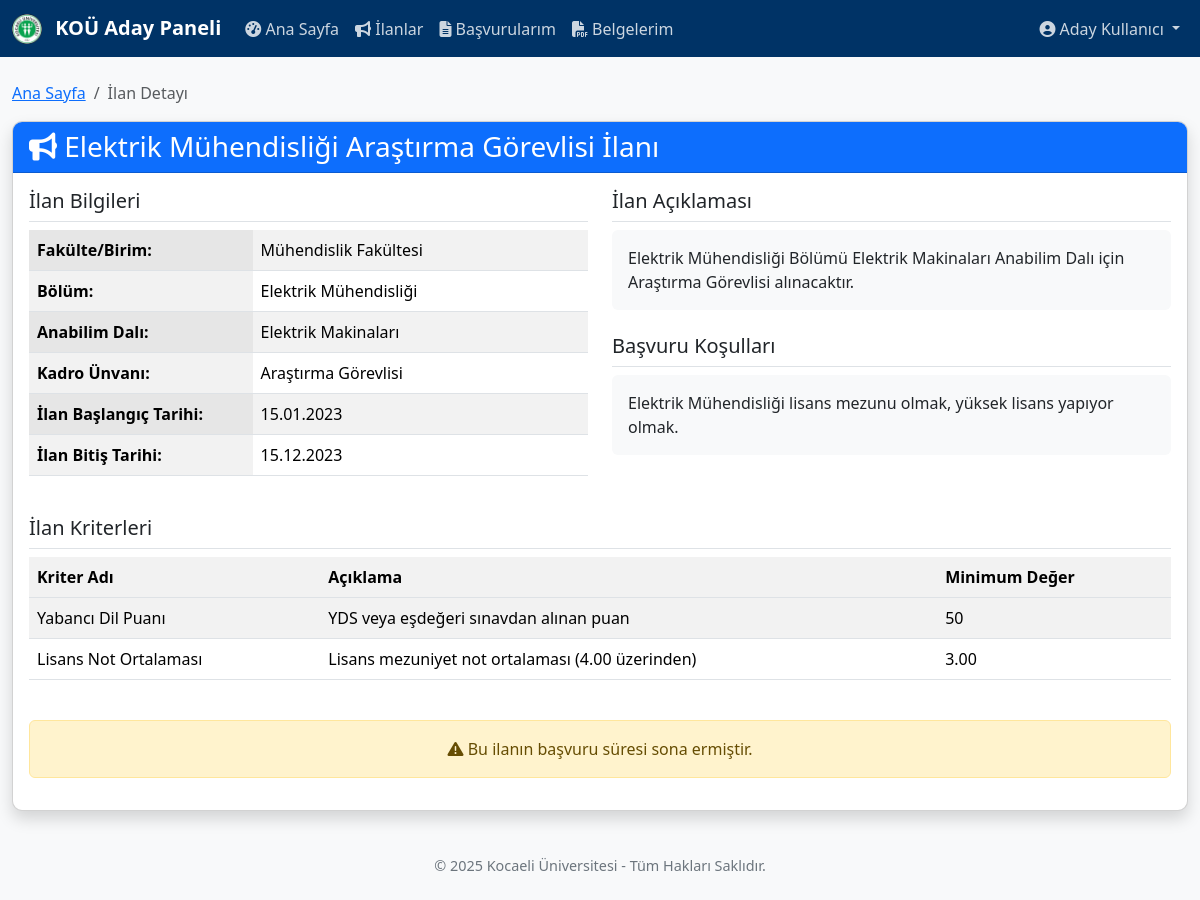
Screenshot of /aday/ilan_detay.php?id=2 (signed in) with the database file from the repository.
### tables this page shows
CREATE TABLE `ilanlar` (
  `id` int(11) NOT NULL AUTO_INCREMENT,
  `ilan_baslik` varchar(255) NOT NULL,
  `fakulte_birim` varchar(255) NOT NULL,
  `bolum` varchar(255) NOT NULL,
  `anabilim_dali` varchar(255) NOT NULL,
  `kadro_unvani` varchar(100) NOT NULL,
  `kadro_sayisi` int(11) NOT NULL DEFAULT 1,
  `ilan_aciklama` text DEFAULT NULL,
  `basvuru_kosullari` text DEFAULT NULL,
  `ozel_sartlar` text DEFAULT NULL,
  `ilan_baslangic_tarihi` date NOT NULL,
  `ilan_bitis_tarihi` date NOT NULL,
  `mulakat_tarihi` date DEFAULT NULL,
  `sonuc_tarihi` date DEFAULT NULL,
  `durum` enum('taslak','aktif','kapandi','iptal') NOT NULL DEFAULT 'aktif',
  `olusturan_id` int(11) NOT NULL,
  `olusturma_tarihi` datetime NOT NULL DEFAULT current_timestamp(),
  `guncelleyen_id` int(11) DEFAULT NULL,
  `guncelleme_tarihi` datetime DEFAULT NULL,
  PRIMARY KEY (`id`),
  KEY `olusturan_id` (`olusturan_id`),
  KEY `guncelleyen_id` (`guncelleyen_id`),
  CONSTRAINT `ilanlar_ibfk_1` FOREIGN KEY (`olusturan_id`) REFERENCES `kullanicilar` (`id`) ON DELETE CASCADE,
  CONSTRAINT `ilanlar_ibfk_2` FOREIGN KEY (`guncelleyen_id`) REFERENCES `kullanicilar` (`id`) ON DELETE SET NULL
);

CREATE TABLE `ilan_kriterleri` (
  `id` int(11) NOT NULL AUTO_INCREMENT,
  `ilan_id` int(11) NOT NULL,
  `kriter_adi` varchar(255) NOT NULL,
  `aciklama` text DEFAULT NULL,
  `minimum_deger` varchar(50) DEFAULT NULL,
  `agirlik` decimal(5,2) DEFAULT 1.00,
  `kategori` varchar(100) DEFAULT NULL,
  `siralama` int(11) DEFAULT 0,
  `ekleyen_id` int(11) NOT NULL,
  `eklenme_tarihi` datetime NOT NULL DEFAULT current_timestamp(),
  `guncelleme_tarihi` datetime DEFAULT NULL,
  PRIMARY KEY (`id`),
  KEY `ilan_id` (`ilan_id`),
  KEY `ekleyen_id` (`ekleyen_id`),
  CONSTRAINT `ilan_kriterleri_ibfk_1` FOREIGN KEY (`ilan_id`) REFERENCES `ilanlar` (`id`) ON DELETE CASCADE,
  CONSTRAINT `ilan_kriterleri_ibfk_2` FOREIGN KEY (`ekleyen_id`) REFERENCES `kullanicilar` (`id`) ON DELETE CASCADE
);

### aday/ilan_detay.php (the view, shortened to what this page needs)
<?php
include("../db_connection.php");
$ilan_id = $_GET['id'];
$user_id = $_SESSION['user_id'];
$sql = "SELECT * FROM ilanlar WHERE id = $ilan_id";
$result = mysqli_query($conn, $sql);
$ilan = mysqli_fetch_assoc($result);
$kriter_sql = "SELECT * FROM ilan_kriterleri WHERE ilan_id = $ilan_id";
$kriter_result = mysqli_query($conn, $kriter_sql);
$kriterler = mysqli_fetch_all($kriter_result, MYSQLI_ASSOC);
$basvuru_sql = "SELECT * FROM basvurular WHERE ilan_id = $ilan_id AND aday_id = $user_id";
$basvuru_result = mysqli_query($conn, $basvuru_sql);
$basvuru_yapilmis = (mysqli_num_rows($basvuru_result) > 0);
?>
<!DOCTYPE html>
<html lang="tr">
<head>
    <link rel="stylesheet" href="https://cdn.jsdelivr.net/npm/bootstrap@5.3.2/dist/css/bootstrap.min.css">
    <link rel="stylesheet" href="https://cdnjs.cloudflare.com/ajax/libs/font-awesome/6.4.2/css/all.min.css">
    <link rel="stylesheet" href="../style.css">
</head>
<body>
    <?php include("navbar.php"); ?>
    <div class="container mt-4">
        <div class="row">
            <div class="col-md-12">
                <nav aria-label="breadcrumb">
                    <ol class="breadcrumb">
                        <li class="breadcrumb-item"><a href="dashboard.php">Ana Sayfa</a></li>
                        <li class="breadcrumb-item active" aria-current="page">İlan Detayı</li>
                    </ol>
                </nav>
            </div>
        </div>
        <div class="row">
            <div class="col-md-12">
                <div class="card shadow">
                    <div class="card-header bg-primary text-white">
                        <h3 class="card-title mb-0"><i class="fas fa-bullhorn"></i> <?php echo $ilan['ilan_baslik']; ?></h3>
                    </div>
                    <div class="card-body">
                        <div class="row">
                            <div class="col-md-6">
                                <h5 class="border-bottom pb-2">İlan Bilgileri</h5>
                                <table class="table table-striped">
                                    <tr>
                                        <th width="40%">Fakülte/Birim:</th>
                                        <td><?php echo $ilan['fakulte_birim']; ?></td>
                                    </tr>
                                    <tr>
                                        <th>Bölüm:</th>
                                        <td><?php echo $ilan['bolum']; ?></td>
                                    </tr>
                                    <tr>
                                        <th>Anabilim Dalı:</th>
                                        <td><?php echo $ilan['anabilim_dali']; ?></td>
                                    </tr>
                                    <tr>
                                        <th>Kadro Ünvanı:</th>
                                        <td><?php echo $ilan['kadro_unvani']; ?></td>
                                    </tr>
                                    <tr>
                                        <th>İlan Başlangıç Tarihi:</th>
                                        <td><?php echo date('d.m.Y', strtotime($ilan['ilan_baslangic_tarihi'])); ?></td>
                                    </tr>
                                    <tr>
                                        <th>İlan Bitiş Tarihi:</th>
                                        <td><?php echo date('d.m.Y', strtotime($ilan['ilan_bitis_tarihi'])); ?></td>
                                    </tr>
                                </table>
                            </div>
                            <div class="col-md-6">
                                <h5 class="border-bottom pb-2">İlan Açıklaması</h5>
                                <div class="p-3 bg-light rounded">
                                    <?php echo nl2br($ilan['ilan_aciklama']); ?>
                                </div>
                                <h5 class="border-bottom pb-2 mt-4">Başvuru Koşulları</h5>
                                <div class="p-3 bg-light rounded">
                                    <?php echo nl2br($ilan['basvuru_kosullari']); ?>
                                </div>
                            </div>
                        </div>
                        <div class="row mt-4">
                            <div class="col-md-12">
                                <h5 class="border-bottom pb-2">İlan Kriterleri</h5>
                                <?php if (count($kriterler) > 0): ?>
                                    <div class="table-responsive">
                                        <table class="table table-striped table-hover">
                                            <thead>
                                                <tr>
                                                    <th>Kriter Adı</th>
                                                    <th>Açıklama</th>
                                                    <th>Minimum Değer</th>
                                                </tr>
                                            </thead>
                                            <tbody>
                                                <?php foreach ($kriterler as $kriter): ?>
                                                    <tr>
                                                        <td><?php echo $kriter['kriter_adi']; ?></td>
                                                        <td><?php echo $kriter['aciklama']; ?></td>
                                                        <td><?php echo $kriter['minimum_deger']; ?></td>
                                                    </tr>
                                                <?php endforeach; ?>
                                            </tbody>
                                        </table>
                                    </div>
                                <?php else: ?>
                                    <div class="alert alert-info">
                                        <i class="fas fa-info-circle"></i> Bu ilan için özel kriter bulunmamaktadır.
                                    </div>
                                <?php endif; ?>
                            </div>
                        </div>
                        <div class="row mt-4">
                            <div class="col-md-12 text-center">
                                <?php if ($basvuru_yapilmis): ?>
                                    <div class="alert alert-success">
                                        <i class="fas fa-check-circle"></i> Bu ilana daha önce başvuru yaptınız.
                                    </div>
                                    <a href="basvurularim.php" class="btn btn-info">
                                        <i class="fas fa-clipboard-list"></i> Başvurularımı Görüntüle
                                    </a>
                                <?php else: ?>
                                    <?php if (strtotime($ilan['ilan_bitis_tarihi']) >= strtotime(date('Y-m-d'))): ?>
                                        <a href="basvuru_yap.php?id=<?php echo $ilan_id; ?>" class="btn btn-success btn-lg">
                                            <i class="fas fa-file-alt"></i> Başvuru Yap
                                        </a>
                                    <?php else: ?>
                                        <div class="alert alert-warning">
                                            <i class="fas fa-exclamation-triangle"></i> Bu ilanın başvuru süresi sona ermiştir.
                                        </div>
                                    <?php endif; ?>
                                <?php endif; ?>
                            </div>
                        </div>
                    </div>
                </div>
            </div>
        </div>
    </div>
    <footer class="text-center mt-4 mb-4">
        <p>&copy; <?php echo date("Y"); ?> Kocaeli Üniversitesi - Tüm Hakları Saklıdır.</p>
    </footer>
</body>
</html>

### style.css (style rules this page uses)
body { background-color: #f8f9fa; font-family: "Segoe UI", Tahoma, Geneva, Verdana, sans-serif; }
.container { max-width: 1200px; }
.card { border-radius: 10px; overflow: hidden; margin-bottom: 20px; }
.card-header { font-weight: bold; }
footer { color: #6c757d; font-size: 0.9rem; }
.table th { background-color: #f2f2f2; }

### rows the page displays
ilanlar: ilan_baslik "Elektrik Mühendisliği Araştırma Görevlisi İlanı", fakulte_birim "Mühendislik Fakültesi", bolum "Elektrik Mühendisliği", anabilim_dali "Elektrik Makinaları", kadro_unvani "Araştırma Görevlisi", ilan_baslangic_tarihi "15.01.2023", ilan_bitis_tarihi "15.12.2023", ilan_aciklama "Elektrik Mühendisliği Bölümü Elektrik Makinaları Anabilim Dalı için Araştırma Görevlisi alınacaktır.", basvuru_kosullari "Elektrik Mühendisliği lisans mezunu olmak, yüksek lisans yapıyor olmak."
ilan_kriterleri: kriter_adi "Yabancı Dil Puanı", aciklama "YDS veya eşdeğeri sınavdan alınan puan", minimum_deger "50"
ilan_kriterleri: kriter_adi "Lisans Not Ortalaması", aciklama "Lisans mezuniyet not ortalaması (4.00 üzerinden)", minimum_deger "3.00"

### other values shown
$_SESSION['name'] "Aday Kullanıcı"
